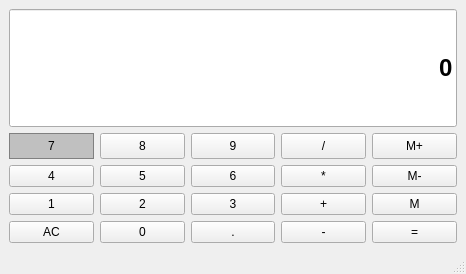
<?xml version="1.0" encoding="UTF-8"?>
<ui version="4.0">
 <class>MainWindow</class>
 <widget class="QMainWindow" name="MainWindow">
  <property name="geometry">
   <rect>
    <x>0</x>
    <y>0</y>
    <width>466</width>
    <height>274</height>
   </rect>
  </property>
  <property name="windowTitle">
   <string>MainWindow</string>
  </property>
  <property name="styleSheet">
   <string notr="true"/>
  </property>
  <widget class="QWidget" name="centralwidget">
   <layout class="QGridLayout" name="gridLayout">
    <item row="2" column="2">
     <widget class="QPushButton" name="Button6">
      <property name="sizePolicy">
       <sizepolicy hsizetype="Preferred" vsizetype="Preferred">
        <horstretch>0</horstretch>
        <verstretch>0</verstretch>
       </sizepolicy>
      </property>
      <property name="autoFillBackground">
       <bool>false</bool>
      </property>
      <property name="styleSheet">
       <string notr="true">Q PushButton{
background-color: #C0C0C0;
padding: 5px;
	border: 1px solid gray;
}</string>
      </property>
      <property name="text">
       <string>6</string>
      </property>
     </widget>
    </item>
    <item row="2" column="4">
     <widget class="QPushButton" name="MemMinus">
      <property name="sizePolicy">
       <sizepolicy hsizetype="Preferred" vsizetype="Preferred">
        <horstretch>0</horstretch>
        <verstretch>0</verstretch>
       </sizepolicy>
      </property>
      <property name="autoFillBackground">
       <bool>false</bool>
      </property>
      <property name="styleSheet">
       <string notr="true">Q PushButton{
background-color: #C0C0C0;
padding: 5px;
	border: 1px solid gray;
}</string>
      </property>
      <property name="text">
       <string>M-</string>
      </property>
     </widget>
    </item>
    <item row="1" column="1">
     <widget class="QPushButton" name="Button8">
      <property name="sizePolicy">
       <sizepolicy hsizetype="Preferred" vsizetype="Preferred">
        <horstretch>0</horstretch>
        <verstretch>0</verstretch>
       </sizepolicy>
      </property>
      <property name="autoFillBackground">
       <bool>false</bool>
      </property>
      <property name="styleSheet">
       <string notr="true">Q PushButton{
background-color: #C0C0C0;
padding: 5px;
	border: 1px solid gray;
}</string>
      </property>
      <property name="text">
       <string>8</string>
      </property>
     </widget>
    </item>
    <item row="2" column="0">
     <widget class="QPushButton" name="Button4">
      <property name="sizePolicy">
       <sizepolicy hsizetype="Preferred" vsizetype="Preferred">
        <horstretch>0</horstretch>
        <verstretch>0</verstretch>
       </sizepolicy>
      </property>
      <property name="autoFillBackground">
       <bool>false</bool>
      </property>
      <property name="styleSheet">
       <string notr="true">Q PushButton{
background-color: #C0C0C0;
padding: 5px;
	border: 1px solid gray;
}</string>
      </property>
      <property name="text">
       <string>4</string>
      </property>
     </widget>
    </item>
    <item row="2" column="1">
     <widget class="QPushButton" name="Button5">
      <property name="sizePolicy">
       <sizepolicy hsizetype="Preferred" vsizetype="Preferred">
        <horstretch>0</horstretch>
        <verstretch>0</verstretch>
       </sizepolicy>
      </property>
      <property name="autoFillBackground">
       <bool>false</bool>
      </property>
      <property name="styleSheet">
       <string notr="true">Q PushButton{
background-color: #C0C0C0;
padding: 5px;
	border: 1px solid gray;
}</string>
      </property>
      <property name="text">
       <string>5</string>
      </property>
     </widget>
    </item>
    <item row="2" column="3">
     <widget class="QPushButton" name="Multiply">
      <property name="sizePolicy">
       <sizepolicy hsizetype="Preferred" vsizetype="Preferred">
        <horstretch>0</horstretch>
        <verstretch>0</verstretch>
       </sizepolicy>
      </property>
      <property name="autoFillBackground">
       <bool>false</bool>
      </property>
      <property name="styleSheet">
       <string notr="true">Q PushButton{
background-color: #C0C0C0;
padding: 5px;
	border: 1px solid gray;
}</string>
      </property>
      <property name="text">
       <string>*</string>
      </property>
     </widget>
    </item>
    <item row="1" column="3">
     <widget class="QPushButton" name="Divide">
      <property name="sizePolicy">
       <sizepolicy hsizetype="Preferred" vsizetype="Preferred">
        <horstretch>0</horstretch>
        <verstretch>0</verstretch>
       </sizepolicy>
      </property>
      <property name="autoFillBackground">
       <bool>false</bool>
      </property>
      <property name="styleSheet">
       <string notr="true">Q PushButton{
background-color: #C0C0C0;
padding: 5px;
	border: 1px solid gray;
}</string>
      </property>
      <property name="text">
       <string>/</string>
      </property>
     </widget>
    </item>
    <item row="3" column="1">
     <widget class="QPushButton" name="Button2">
      <property name="sizePolicy">
       <sizepolicy hsizetype="Preferred" vsizetype="Preferred">
        <horstretch>0</horstretch>
        <verstretch>0</verstretch>
       </sizepolicy>
      </property>
      <property name="autoFillBackground">
       <bool>false</bool>
      </property>
      <property name="styleSheet">
       <string notr="true">Q PushButton{
background-color: #C0C0C0;
padding: 5px;
	border: 1px solid gray;
}</string>
      </property>
      <property name="text">
       <string>2</string>
      </property>
     </widget>
    </item>
    <item row="3" column="2">
     <widget class="QPushButton" name="Button3">
      <property name="sizePolicy">
       <sizepolicy hsizetype="Preferred" vsizetype="Preferred">
        <horstretch>0</horstretch>
        <verstretch>0</verstretch>
       </sizepolicy>
      </property>
      <property name="autoFillBackground">
       <bool>false</bool>
      </property>
      <property name="styleSheet">
       <string notr="true">Q PushButton{
background-color: #C0C0C0;
padding: 5px;
	border: 1px solid gray;
}</string>
      </property>
      <property name="text">
       <string>3</string>
      </property>
     </widget>
    </item>
    <item row="3" column="3">
     <widget class="QPushButton" name="Plus">
      <property name="sizePolicy">
       <sizepolicy hsizetype="Preferred" vsizetype="Preferred">
        <horstretch>0</horstretch>
        <verstretch>0</verstretch>
       </sizepolicy>
      </property>
      <property name="autoFillBackground">
       <bool>false</bool>
      </property>
      <property name="styleSheet">
       <string notr="true">Q PushButton{
background-color: #C0C0C0;
padding: 5px;
	border: 1px solid gray;
}</string>
      </property>
      <property name="text">
       <string>+</string>
      </property>
     </widget>
    </item>
    <item row="1" column="2">
     <widget class="QPushButton" name="Button9">
      <property name="sizePolicy">
       <sizepolicy hsizetype="Preferred" vsizetype="Preferred">
        <horstretch>0</horstretch>
        <verstretch>0</verstretch>
       </sizepolicy>
      </property>
      <property name="autoFillBackground">
       <bool>false</bool>
      </property>
      <property name="styleSheet">
       <string notr="true">Q PushButton{
background-color: #C0C0C0;
padding: 5px;
	border: 1px solid gray;
}</string>
      </property>
      <property name="text">
       <string>9</string>
      </property>
     </widget>
    </item>
    <item row="1" column="4">
     <widget class="QPushButton" name="MemPlus">
      <property name="sizePolicy">
       <sizepolicy hsizetype="Preferred" vsizetype="Preferred">
        <horstretch>0</horstretch>
        <verstretch>0</verstretch>
       </sizepolicy>
      </property>
      <property name="autoFillBackground">
       <bool>false</bool>
      </property>
      <property name="styleSheet">
       <string notr="true">Q PushButton{
background-color: #C0C0C0;
padding: 5px;
	border: 1px solid gray;
}</string>
      </property>
      <property name="text">
       <string>M+</string>
      </property>
     </widget>
    </item>
    <item row="3" column="0">
     <widget class="QPushButton" name="Button1">
      <property name="sizePolicy">
       <sizepolicy hsizetype="Preferred" vsizetype="Preferred">
        <horstretch>0</horstretch>
        <verstretch>0</verstretch>
       </sizepolicy>
      </property>
      <property name="autoFillBackground">
       <bool>false</bool>
      </property>
      <property name="styleSheet">
       <string notr="true">Q PushButton{
background-color: #C0C0C0;
padding: 5px;
	border: 1px solid gray;
}</string>
      </property>
      <property name="text">
       <string>1</string>
      </property>
     </widget>
    </item>
    <item row="1" column="0">
     <widget class="QPushButton" name="Button7">
      <property name="sizePolicy">
       <sizepolicy hsizetype="Preferred" vsizetype="Preferred">
        <horstretch>0</horstretch>
        <verstretch>0</verstretch>
       </sizepolicy>
      </property>
      <property name="autoFillBackground">
       <bool>false</bool>
      </property>
      <property name="styleSheet">
       <string notr="true">QPushButton{
	background-color: #C0C0C0;
	padding: 5px;
	border: 1px solid gray;
}

QPushButton:pressed {
	background-color: #A9A9A9;
	padding: 5px;
	border: 1px solid gray;
}

</string>
      </property>
      <property name="text">
       <string>7</string>
      </property>
     </widget>
    </item>
    <item row="3" column="4">
     <widget class="QPushButton" name="MemGet">
      <property name="sizePolicy">
       <sizepolicy hsizetype="Preferred" vsizetype="Preferred">
        <horstretch>0</horstretch>
        <verstretch>0</verstretch>
       </sizepolicy>
      </property>
      <property name="autoFillBackground">
       <bool>false</bool>
      </property>
      <property name="styleSheet">
       <string notr="true">Q PushButton{
background-color: #C0C0C0;
padding: 5px;
	border: 1px solid gray;
}</string>
      </property>
      <property name="text">
       <string>M</string>
      </property>
     </widget>
    </item>
    <item row="4" column="0">
     <widget class="QPushButton" name="Clear">
      <property name="sizePolicy">
       <sizepolicy hsizetype="Preferred" vsizetype="Preferred">
        <horstretch>0</horstretch>
        <verstretch>0</verstretch>
       </sizepolicy>
      </property>
      <property name="autoFillBackground">
       <bool>false</bool>
      </property>
      <property name="styleSheet">
       <string notr="true">Q PushButton{
background-color: #C0C0C0;
padding: 5px;
	border: 1px solid gray;
}</string>
      </property>
      <property name="text">
       <string>AC</string>
      </property>
     </widget>
    </item>
    <item row="4" column="1">
     <widget class="QPushButton" name="Button0">
      <property name="sizePolicy">
       <sizepolicy hsizetype="Preferred" vsizetype="Preferred">
        <horstretch>0</horstretch>
        <verstretch>0</verstretch>
       </sizepolicy>
      </property>
      <property name="autoFillBackground">
       <bool>false</bool>
      </property>
      <property name="styleSheet">
       <string notr="true">Q PushButton{
background-color: #C0C0C0;
padding: 5px;
	border: 1px solid gray;
}</string>
      </property>
      <property name="text">
       <string>0</string>
      </property>
     </widget>
    </item>
    <item row="4" column="2">
     <widget class="QPushButton" name="Point">
      <property name="sizePolicy">
       <sizepolicy hsizetype="Preferred" vsizetype="Preferred">
        <horstretch>0</horstretch>
        <verstretch>0</verstretch>
       </sizepolicy>
      </property>
      <property name="autoFillBackground">
       <bool>false</bool>
      </property>
      <property name="styleSheet">
       <string notr="true">Q PushButton{
background-color: #C0C0C0;
padding: 5px;
	border: 1px solid gray;
}</string>
      </property>
      <property name="text">
       <string>.</string>
      </property>
     </widget>
    </item>
    <item row="4" column="3">
     <widget class="QPushButton" name="Minus">
      <property name="sizePolicy">
       <sizepolicy hsizetype="Preferred" vsizetype="Preferred">
        <horstretch>0</horstretch>
        <verstretch>0</verstretch>
       </sizepolicy>
      </property>
      <property name="autoFillBackground">
       <bool>false</bool>
      </property>
      <property name="styleSheet">
       <string notr="true">Q PushButton{
background-color: #C0C0C0;
padding: 5px;
	border: 1px solid gray;
}</string>
      </property>
      <property name="text">
       <string>-</string>
      </property>
     </widget>
    </item>
    <item row="4" column="4">
     <widget class="QPushButton" name="Result">
      <property name="sizePolicy">
       <sizepolicy hsizetype="Preferred" vsizetype="Preferred">
        <horstretch>0</horstretch>
        <verstretch>0</verstretch>
       </sizepolicy>
      </property>
      <property name="autoFillBackground">
       <bool>false</bool>
      </property>
      <property name="styleSheet">
       <string notr="true">Q PushButton{
background-color: #C0C0C0;
padding: 5px;
	border: 1px solid gray;
}</string>
      </property>
      <property name="text">
       <string>=</string>
      </property>
     </widget>
    </item>
    <item row="0" column="0" colspan="5">
     <widget class="QLineEdit" name="Display">
      <property name="sizePolicy">
       <sizepolicy hsizetype="Preferred" vsizetype="Expanding">
        <horstretch>0</horstretch>
        <verstretch>0</verstretch>
       </sizepolicy>
      </property>
      <property name="font">
       <font>
        <family>Arial</family>
        <pointsize>18</pointsize>
        <bold>true</bold>
       </font>
      </property>
      <property name="styleSheet">
       <string notr="true">color: #fffff;
background-color: #d3d3d3;
border: 1px solid gray;

</string>
      </property>
      <property name="text">
       <string>0</string>
      </property>
      <property name="alignment">
       <set>Qt::AlignRight|Qt::AlignTrailing|Qt::AlignVCenter</set>
      </property>
     </widget>
    </item>
   </layout>
  </widget>
  <widget class="QStatusBar" name="statusbar"/>
 </widget>
 <resources/>
 <connections/>
</ui>
